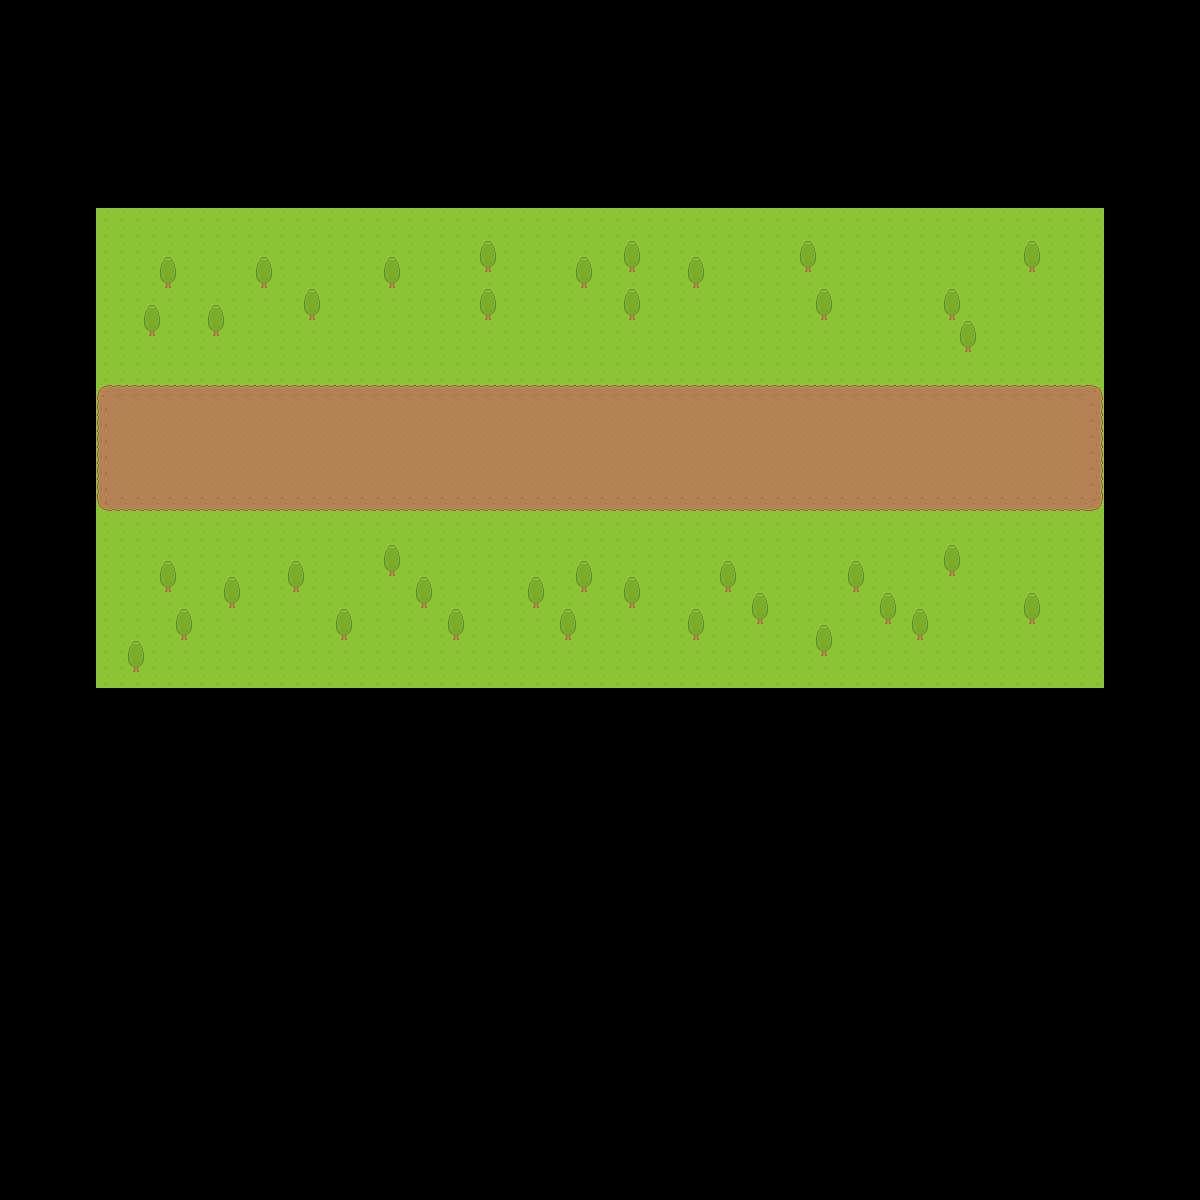

A 2D game scene composited from a Tiled map and its tileset images. What follows is a short description and the map's XML, with each tile layer's data collapsed to a summary:
An orthogonal 75x75 tile map with 16x16 px tiles, 2 tile layers (Tile Layer 1, Tile Layer 2) and 2 objects.

<map version="1.0" orientation="orthogonal" renderorder="left-down" width="75" height="75" tilewidth="16" tileheight="16" nextobjectid="1">
 <tileset firstgid="1" name="roguelikeSheet_transparent" tilewidth="16" tileheight="16" spacing="1">
  <image source="../Imported Assets/Spritesheet/roguelikeSheet_transparent.png" width="968" height="526" />
  <terraintypes>
   <terrain name="Dirt" tile="-1" />
  </terraintypes>
  <tile id="518" terrain="0,0,0," />
  <tile id="519" terrain="0,0,,0" />
  <tile id="520" terrain=",,,0" />
  <tile id="521" terrain=",,0,0" />
  <tile id="522" terrain=",,0," />
  <tile id="575" terrain="0,,0,0" />
  <tile id="576" terrain=",0,0,0" />
  <tile id="577" terrain=",0,,0" />
  <tile id="578" terrain="0,0,0,0" />
  <tile id="579" terrain="0,,0," />
  <tile id="583">
   <objectgroup draworder="index">
    <object id="0" x="-0.5" y="1" width="16.5" height="16" />
   </objectgroup>
  </tile>
  <tile id="634" terrain=",0,," />
  <tile id="635" terrain="0,0,," />
  <tile id="636" terrain="0,,," />
  <tile id="640">
   <objectgroup draworder="index">
    <object id="0" x="-0.5" y="-2" width="17" height="19" />
   </objectgroup>
  </tile>
 </tileset>
 <layer name="Tile Layer 1" width="75" height="75">
  <data>[5625 cells, 1890 non-empty, 1 distinct tile ids]</data>
 </layer>
 <layer name="Tile Layer 2" width="75" height="75">
  <data>[5625 cells, 582 non-empty, 11 distinct tile ids]</data>
 </layer>
</map>
